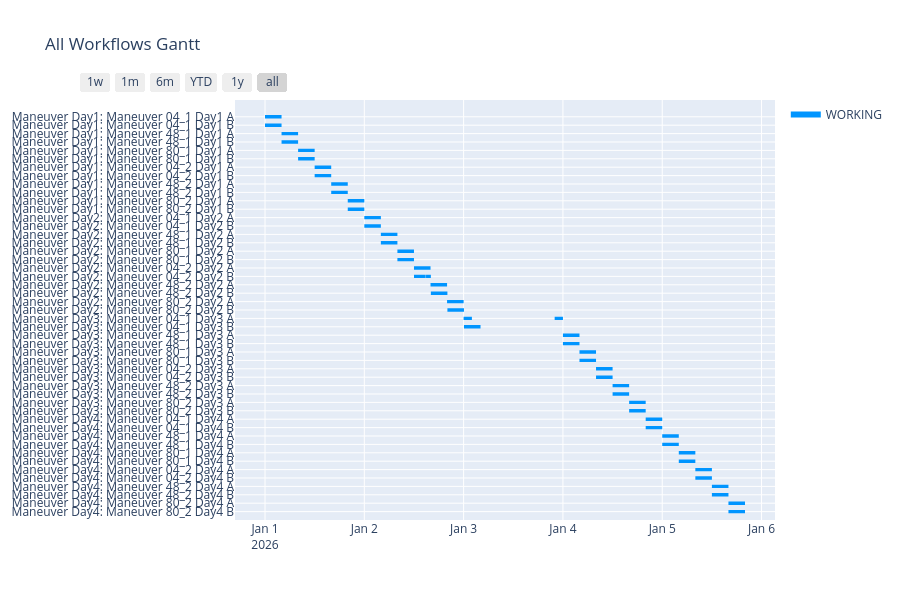
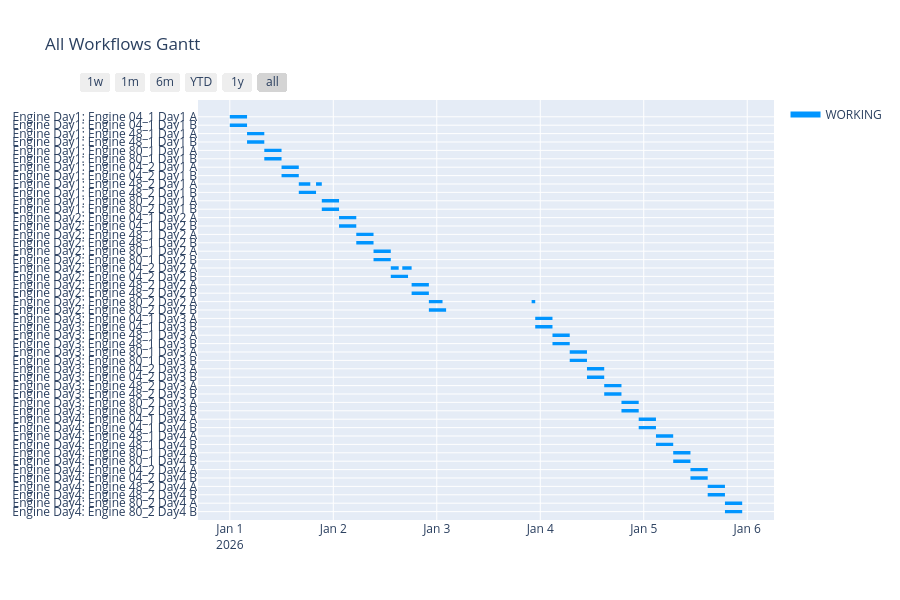
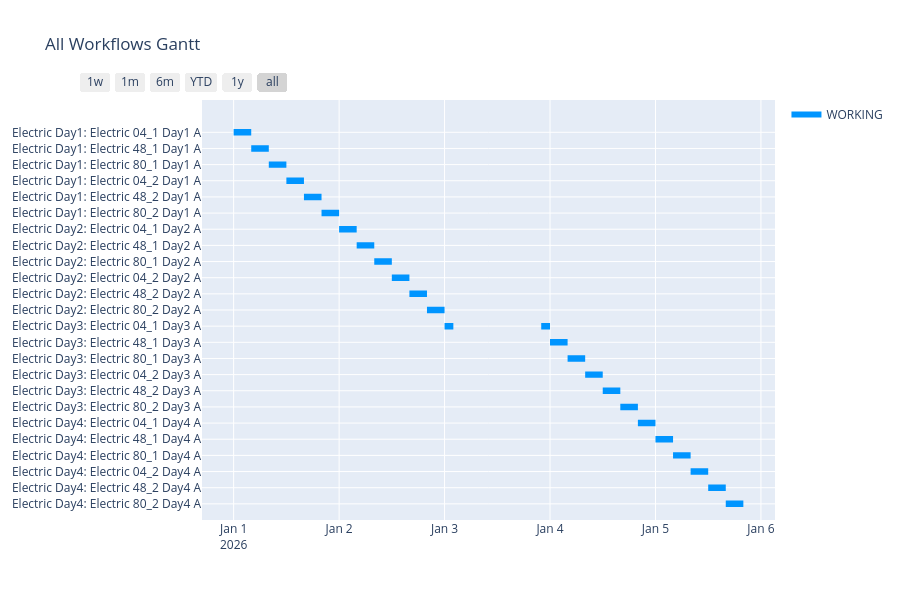

The notebook cell saved with these charts, in order:
### Code cell
from plotly.figure_factory import create_gantt

task_id_list = []
workflow_list = []
for i in range(number_of_days):
    exec(f"workflow_list.append(maneuver_day{i+1})")
    for t in ['04_1', '48_1', '80_1', '04_2', '48_2', '80_2']:
        exec(f"task_id_list.append(maneuver_{t}_day{i+1}_A.ID)")
        exec(f"task_id_list.append(maneuver_{t}_day{i+1}_B.ID)")

combined_df = []
for wf in workflow_list:
    combined_df.extend(
        wf.create_data_for_gantt_plotly(
            init_datetime=project.init_datetime,
            unit_timedelta=project.unit_timedelta,
            target_id_order_list=list(task_id_list),
            print_workflow_name=True,
            view_ready=False,           # READY も表示したいなら True
            finish_margin=1.0
        )
    )

colors = {"WORKING": "rgb(0, 149, 255)", "READY": "rgb(107,127,135)"}

fig = create_gantt(
    combined_df,
    title="All Workflows Gantt",
    colors=colors,
    index_col="State",
    showgrid_x=True,
    showgrid_y=True,
    group_tasks=True,
    show_colorbar=True,
)

fig.show()

task_id_list = []
workflow_list = []
for i in range(number_of_days):
    exec(f"workflow_list.append(eng_day{i+1})")
    for t in ['04_1', '48_1', '80_1', '04_2', '48_2', '80_2']:
        exec(f"task_id_list.append(eng_{t}_day{i+1}_A.ID)")
        exec(f"task_id_list.append(eng_{t}_day{i+1}_B.ID)")

combined_df = []
for wf in workflow_list:
    combined_df.extend(
        wf.create_data_for_gantt_plotly(
            init_datetime=project.init_datetime,
            unit_timedelta=project.unit_timedelta,
            target_id_order_list=list(task_id_list),
            print_workflow_name=True,
            view_ready=False,           # READY も表示したいなら True
            finish_margin=1.0
        )
    )

colors = {"WORKING": "rgb(0, 149, 255)", "READY": "rgb(107,127,135)"}

fig = create_gantt(
    combined_df,
    title="All Workflows Gantt",
    colors=colors,
    index_col="State",
    showgrid_x=True,
    showgrid_y=True,
    group_tasks=True,
    show_colorbar=True,
)

fig.show()

task_id_list = []
workflow_list = []
for i in range(number_of_days):
    exec(f"workflow_list.append(elec_day{i+1})")
    for t in ['04_1', '48_1', '80_1', '04_2', '48_2', '80_2']:
        exec(f"task_id_list.append(elec_{t}_day{i+1}_A.ID)")

combined_df = []
for wf in workflow_list:
    combined_df.extend(
        wf.create_data_for_gantt_plotly(
            init_datetime=project.init_datetime,
            unit_timedelta=project.unit_timedelta,
            target_id_order_list=list(task_id_list),
            print_workflow_name=True,
            view_ready=False,           # READY も表示したいなら True
            finish_margin=1.0
        )
    )

colors = {"WORKING": "rgb(0, 149, 255)", "READY": "rgb(107,127,135)"}

fig = create_gantt(
    combined_df,
    title="All Workflows Gantt",
    colors=colors,
    index_col="State",
    showgrid_x=True,
    showgrid_y=True,
    group_tasks=True,
    show_colorbar=True,
)

fig.show()

### Figure 1 — Plotly figure (JSON) as saved in the notebook; plotly's stock layout.template omitted (floating-point values rounded to 4 significant figures; data arrays with more than 128 entries replaced by an {"elided": "..."} marker saying what was removed)
{"data": [{"fill": "toself", "fillcolor": "rgb(0, 149, 255)", "hoverinfo": "name", "legendgroup": "rgb(0, 149, 255)", "mode": "none", "name": "WORKING", "type": "scatter", "x": {"elided": "249 str values"}, "y": {"elided": "249 float values"}}, {"legendgroup": "rgb(0, 149, 255)", "marker": {"color": "rgb(0, 149, 255)", "opacity": 0, "size": 1}, "mode": "markers", "name": "", "showlegend": false, "text": [null, null, null, null, null, null, null, null, null, null, null, null, null, null, null, null, null, null, null, null, null, null, null, null, null, null, null, null, null, null, null, null, null, null, null, null, null, null, null, null, null, null, null, null, null, null, null, null, null, null, null, null, null, null, null, null, null, null, null, null, null, null, null, null, null, null, null, null, null, null, null, null, null, null, null, null, null, null, null, null, null, null, null, null, null, null, null, null, null, null, null, null, null, null, null, null, null, null, null, null], "type": "scatter", "x": ["2026-01-01 00:00:00", "2026-01-01 04:00:00", "2026-01-01 00:00:00", "2026-01-01 04:00:00", "2026-01-01 04:00:00", "2026-01-01 08:00:00", "2026-01-01 04:00:00", "2026-01-01 08:00:00", "2026-01-01 08:00:00", "2026-01-01 12:00:00", "2026-01-01 08:00:00", "2026-01-01 12:00:00", "2026-01-01 12:00:00", "2026-01-01 16:00:00", "2026-01-01 12:00:00", "2026-01-01 16:00:00", "2026-01-01 16:00:00", "2026-01-01 20:00:00", "2026-01-01 16:00:00", "2026-01-01 20:00:00", "2026-01-01 20:00:00", "2026-01-02 00:00:00", "2026-01-01 20:00:00", "2026-01-02 00:00:00", "2026-01-02 00:00:00", "2026-01-02 04:00:00", "2026-01-02 00:00:00", "2026-01-02 04:00:00", "2026-01-02 04:00:00", "2026-01-02 08:00:00", "2026-01-02 04:00:00", "2026-01-02 08:00:00", "2026-01-02 08:00:00", "2026-01-02 12:00:00", "2026-01-02 08:00:00", "2026-01-02 12:00:00", "2026-01-02 12:00:00", "2026-01-02 16:00:00", "2026-01-02 12:00:00", "2026-01-02 14:50:00", "2026-01-02 14:55:00", "2026-01-02 16:05:00", "2026-01-02 16:00:00", "2026-01-02 20:00:00", "2026-01-02 16:05:00", "2026-01-02 20:05:00", "2026-01-02 20:00:00", "2026-01-03 00:00:00", "2026-01-02 20:05:00", "2026-01-03 00:05:00", "2026-01-03 00:00:00", "2026-01-03 02:00:00", "2026-01-03 22:00:00", "2026-01-04 00:00:00", "2026-01-03 00:05:00", "2026-01-03 04:05:00", "2026-01-04 00:00:00", "2026-01-04 04:00:00", "2026-01-04 00:00:00", "2026-01-04 04:00:00", "2026-01-04 04:00:00", "2026-01-04 08:00:00", "2026-01-04 04:00:00", "2026-01-04 08:00:00", "2026-01-04 08:00:00", "2026-01-04 12:00:00", "2026-01-04 08:00:00", "2026-01-04 12:00:00", "2026-01-04 12:00:00", "2026-01-04 16:00:00", "2026-01-04 12:00:00", "2026-01-04 16:00:00", "2026-01-04 16:00:00", "2026-01-04 20:00:00", "2026-01-04 16:00:00", "2026-01-04 20:00:00", "2026-01-04 20:00:00", "2026-01-05 00:00:00", "2026-01-04 20:00:00", "2026-01-05 00:00:00", "2026-01-05 00:00:00", "2026-01-05 04:00:00", "2026-01-05 00:00:00", "2026-01-05 04:00:00", "2026-01-05 04:00:00", "2026-01-05 08:00:00", "2026-01-05 04:00:00", "2026-01-05 08:00:00", "2026-01-05 08:00:00", "2026-01-05 12:00:00", "2026-01-05 08:00:00", "2026-01-05 12:00:00", "2026-01-05 12:00:00", "2026-01-05 16:00:00", "2026-01-05 12:00:00", "2026-01-05 16:00:00", "2026-01-05 16:00:00", "2026-01-05 20:00:00", "2026-01-05 16:00:00", "2026-01-05 20:00:00"], "y": [47, 47, 46, 46, 45, 45, 44, 44, 43, 43, 42, 42, 41, 41, 40, 40, 39, 39, 38, 38, 37, 37, 36, 36, 35, 35, 34, 34, 33, 33, 32, 32, 31, 31, 30, 30, 29, 29, 28, 28, 28, 28, 27, 27, 26, 26, 25, 25, 24, 24, 23, 23, 23, 23, 22, 22, 21, 21, 20, 20, 19, 19, 18, 18, 17, 17, 16, 16, 15, 15, 14, 14, 13, 13, 12, 12, 11, 11, 10, 10, 9, 9, 8, 8, 7, 7, 6, 6, 5, 5, 4, 4, 3, 3, 2, 2, 1, 1, 0, 0]}], "layout": {"height": 600, "hovermode": "closest", "showlegend": true, "title": {"text": "All Workflows Gantt"}, "xaxis": {"rangeselector": {"buttons": [{"count": 7, "label": "1w", "step": "day", "stepmode": "backward"}, {"count": 1, "label": "1m", "step": "month", "stepmode": "backward"}, {"count": 6, "label": "6m", "step": "month", "stepmode": "backward"}, {"count": 1, "label": "YTD", "step": "year", "stepmode": "todate"}, {"count": 1, "label": "1y", "step": "year", "stepmode": "backward"}, {"step": "all"}]}, "showgrid": true, "type": "date", "zeroline": false}, "yaxis": {"autorange": false, "range": [-1, 49], "showgrid": true, "ticktext": ["Maneuver Day4: Maneuver 80_2 Day4 B", "Maneuver Day4: Maneuver 80_2 Day4 A", "Maneuver Day4: Maneuver 48_2 Day4 B", "Maneuver Day4: Maneuver 48_2 Day4 A", "Maneuver Day4: Maneuver 04_2 Day4 B", "Maneuver Day4: Maneuver 04_2 Day4 A", "Maneuver Day4: Maneuver 80_1 Day4 B", "Maneuver Day4: Maneuver 80_1 Day4 A", "Maneuver Day4: Maneuver 48_1 Day4 B", "Maneuver Day4: Maneuver 48_1 Day4 A", "Maneuver Day4: Maneuver 04_1 Day4 B", "Maneuver Day4: Maneuver 04_1 Day4 A", "Maneuver Day3: Maneuver 80_2 Day3 B", "Maneuver Day3: Maneuver 80_2 Day3 A", "Maneuver Day3: Maneuver 48_2 Day3 B", "Maneuver Day3: Maneuver 48_2 Day3 A", "Maneuver Day3: Maneuver 04_2 Day3 B", "Maneuver Day3: Maneuver 04_2 Day3 A", "Maneuver Day3: Maneuver 80_1 Day3 B", "Maneuver Day3: Maneuver 80_1 Day3 A", "Maneuver Day3: Maneuver 48_1 Day3 B", "Maneuver Day3: Maneuver 48_1 Day3 A", "Maneuver Day3: Maneuver 04_1 Day3 B", "Maneuver Day3: Maneuver 04_1 Day3 A", "Maneuver Day2: Maneuver 80_2 Day2 B", "Maneuver Day2: Maneuver 80_2 Day2 A", "Maneuver Day2: Maneuver 48_2 Day2 B", "Maneuver Day2: Maneuver 48_2 Day2 A", "Maneuver Day2: Maneuver 04_2 Day2 B", "Maneuver Day2: Maneuver 04_2 Day2 A", "Maneuver Day2: Maneuver 80_1 Day2 B", "Maneuver Day2: Maneuver 80_1 Day2 A", "Maneuver Day2: Maneuver 48_1 Day2 B", "Maneuver Day2: Maneuver 48_1 Day2 A", "Maneuver Day2: Maneuver 04_1 Day2 B", "Maneuver Day2: Maneuver 04_1 Day2 A", "Maneuver Day1: Maneuver 80_2 Day1 B", "Maneuver Day1: Maneuver 80_2 Day1 A", "Maneuver Day1: Maneuver 48_2 Day1 B", "Maneuver Day1: Maneuver 48_2 Day1 A", "Maneuver Day1: Maneuver 04_2 Day1 B", "Maneuver Day1: Maneuver 04_2 Day1 A", "Maneuver Day1: Maneuver 80_1 Day1 B", "Maneuver Day1: Maneuver 80_1 Day1 A", "Maneuver Day1: Maneuver 48_1 Day1 B", "Maneuver Day1: Maneuver 48_1 Day1 A", "Maneuver Day1: Maneuver 04_1 Day1 B", "Maneuver Day1: Maneuver 04_1 Day1 A"], "tickvals": [0, 1, 2, 3, 4, 5, 6, 7, 8, 9, 10, 11, 12, 13, 14, 15, 16, 17, 18, 19, 20, 21, 22, 23, 24, 25, 26, 27, 28, 29, 30, 31, 32, 33, 34, 35, 36, 37, 38, 39, 40, 41, 42, 43, 44, 45, 46, 47], "zeroline": false}}}

### Figure 2 — Plotly figure (JSON) as saved in the notebook; plotly's stock layout.template omitted (floating-point values rounded to 4 significant figures; data arrays with more than 128 entries replaced by an {"elided": "..."} marker saying what was removed)
{"data": [{"fill": "toself", "fillcolor": "rgb(0, 149, 255)", "hoverinfo": "name", "legendgroup": "rgb(0, 149, 255)", "mode": "none", "name": "WORKING", "type": "scatter", "x": {"elided": "254 str values"}, "y": {"elided": "254 float values"}}, {"legendgroup": "rgb(0, 149, 255)", "marker": {"color": "rgb(0, 149, 255)", "opacity": 0, "size": 1}, "mode": "markers", "name": "", "showlegend": false, "text": [null, null, null, null, null, null, null, null, null, null, null, null, null, null, null, null, null, null, null, null, null, null, null, null, null, null, null, null, null, null, null, null, null, null, null, null, null, null, null, null, null, null, null, null, null, null, null, null, null, null, null, null, null, null, null, null, null, null, null, null, null, null, null, null, null, null, null, null, null, null, null, null, null, null, null, null, null, null, null, null, null, null, null, null, null, null, null, null, null, null, null, null, null, null, null, null, null, null, null, null, null, null], "type": "scatter", "x": ["2026-01-01 00:00:00", "2026-01-01 04:00:00", "2026-01-01 00:00:00", "2026-01-01 04:00:00", "2026-01-01 04:00:00", "2026-01-01 08:00:00", "2026-01-01 04:00:00", "2026-01-01 08:00:00", "2026-01-01 08:00:00", "2026-01-01 12:00:00", "2026-01-01 08:00:00", "2026-01-01 12:00:00", "2026-01-01 12:00:00", "2026-01-01 16:00:00", "2026-01-01 12:00:00", "2026-01-01 16:00:00", "2026-01-01 16:00:00", "2026-01-01 18:40:00", "2026-01-01 20:00:00", "2026-01-01 21:20:00", "2026-01-01 16:00:00", "2026-01-01 20:00:00", "2026-01-01 21:20:00", "2026-01-02 01:20:00", "2026-01-01 21:20:00", "2026-01-02 01:20:00", "2026-01-02 01:20:00", "2026-01-02 05:20:00", "2026-01-02 01:20:00", "2026-01-02 05:20:00", "2026-01-02 05:20:00", "2026-01-02 09:20:00", "2026-01-02 05:20:00", "2026-01-02 09:20:00", "2026-01-02 09:20:00", "2026-01-02 13:20:00", "2026-01-02 09:20:00", "2026-01-02 13:20:00", "2026-01-02 13:20:00", "2026-01-02 15:10:00", "2026-01-02 16:00:00", "2026-01-02 18:10:00", "2026-01-02 13:20:00", "2026-01-02 17:20:00", "2026-01-02 18:10:00", "2026-01-02 22:10:00", "2026-01-02 18:10:00", "2026-01-02 22:10:00", "2026-01-02 22:10:00", "2026-01-03 01:20:00", "2026-01-03 22:00:00", "2026-01-03 22:50:00", "2026-01-02 22:10:00", "2026-01-03 02:10:00", "2026-01-03 22:50:00", "2026-01-04 02:50:00", "2026-01-03 22:50:00", "2026-01-04 02:50:00", "2026-01-04 02:50:00", "2026-01-04 06:50:00", "2026-01-04 02:50:00", "2026-01-04 06:50:00", "2026-01-04 06:50:00", "2026-01-04 10:50:00", "2026-01-04 06:50:00", "2026-01-04 10:50:00", "2026-01-04 10:50:00", "2026-01-04 14:50:00", "2026-01-04 10:50:00", "2026-01-04 14:50:00", "2026-01-04 14:50:00", "2026-01-04 18:50:00", "2026-01-04 14:50:00", "2026-01-04 18:50:00", "2026-01-04 18:50:00", "2026-01-04 22:50:00", "2026-01-04 18:50:00", "2026-01-04 22:50:00", "2026-01-04 22:50:00", "2026-01-05 02:50:00", "2026-01-04 22:50:00", "2026-01-05 02:50:00", "2026-01-05 02:50:00", "2026-01-05 06:50:00", "2026-01-05 02:50:00", "2026-01-05 06:50:00", "2026-01-05 06:50:00", "2026-01-05 10:50:00", "2026-01-05 06:50:00", "2026-01-05 10:50:00", "2026-01-05 10:50:00", "2026-01-05 14:50:00", "2026-01-05 10:50:00", "2026-01-05 14:50:00", "2026-01-05 14:50:00", "2026-01-05 18:50:00", "2026-01-05 14:50:00", "2026-01-05 18:50:00", "2026-01-05 18:50:00", "2026-01-05 22:50:00", "2026-01-05 18:50:00", "2026-01-05 22:50:00"], "y": [47, 47, 46, 46, 45, 45, 44, 44, 43, 43, 42, 42, 41, 41, 40, 40, 39, 39, 39, 39, 38, 38, 37, 37, 36, 36, 35, 35, 34, 34, 33, 33, 32, 32, 31, 31, 30, 30, 29, 29, 29, 29, 28, 28, 27, 27, 26, 26, 25, 25, 25, 25, 24, 24, 23, 23, 22, 22, 21, 21, 20, 20, 19, 19, 18, 18, 17, 17, 16, 16, 15, 15, 14, 14, 13, 13, 12, 12, 11, 11, 10, 10, 9, 9, 8, 8, 7, 7, 6, 6, 5, 5, 4, 4, 3, 3, 2, 2, 1, 1, 0, 0]}], "layout": {"height": 600, "hovermode": "closest", "showlegend": true, "title": {"text": "All Workflows Gantt"}, "xaxis": {"rangeselector": {"buttons": [{"count": 7, "label": "1w", "step": "day", "stepmode": "backward"}, {"count": 1, "label": "1m", "step": "month", "stepmode": "backward"}, {"count": 6, "label": "6m", "step": "month", "stepmode": "backward"}, {"count": 1, "label": "YTD", "step": "year", "stepmode": "todate"}, {"count": 1, "label": "1y", "step": "year", "stepmode": "backward"}, {"step": "all"}]}, "showgrid": true, "type": "date", "zeroline": false}, "yaxis": {"autorange": false, "range": [-1, 49], "showgrid": true, "ticktext": ["Engine Day4: Engine 80_2 Day4 B", "Engine Day4: Engine 80_2 Day4 A", "Engine Day4: Engine 48_2 Day4 B", "Engine Day4: Engine 48_2 Day4 A", "Engine Day4: Engine 04_2 Day4 B", "Engine Day4: Engine 04_2 Day4 A", "Engine Day4: Engine 80_1 Day4 B", "Engine Day4: Engine 80_1 Day4 A", "Engine Day4: Engine 48_1 Day4 B", "Engine Day4: Engine 48_1 Day4 A", "Engine Day4: Engine 04_1 Day4 B", "Engine Day4: Engine 04_1 Day4 A", "Engine Day3: Engine 80_2 Day3 B", "Engine Day3: Engine 80_2 Day3 A", "Engine Day3: Engine 48_2 Day3 B", "Engine Day3: Engine 48_2 Day3 A", "Engine Day3: Engine 04_2 Day3 B", "Engine Day3: Engine 04_2 Day3 A", "Engine Day3: Engine 80_1 Day3 B", "Engine Day3: Engine 80_1 Day3 A", "Engine Day3: Engine 48_1 Day3 B", "Engine Day3: Engine 48_1 Day3 A", "Engine Day3: Engine 04_1 Day3 B", "Engine Day3: Engine 04_1 Day3 A", "Engine Day2: Engine 80_2 Day2 B", "Engine Day2: Engine 80_2 Day2 A", "Engine Day2: Engine 48_2 Day2 B", "Engine Day2: Engine 48_2 Day2 A", "Engine Day2: Engine 04_2 Day2 B", "Engine Day2: Engine 04_2 Day2 A", "Engine Day2: Engine 80_1 Day2 B", "Engine Day2: Engine 80_1 Day2 A", "Engine Day2: Engine 48_1 Day2 B", "Engine Day2: Engine 48_1 Day2 A", "Engine Day2: Engine 04_1 Day2 B", "Engine Day2: Engine 04_1 Day2 A", "Engine Day1: Engine 80_2 Day1 B", "Engine Day1: Engine 80_2 Day1 A", "Engine Day1: Engine 48_2 Day1 B", "Engine Day1: Engine 48_2 Day1 A", "Engine Day1: Engine 04_2 Day1 B", "Engine Day1: Engine 04_2 Day1 A", "Engine Day1: Engine 80_1 Day1 B", "Engine Day1: Engine 80_1 Day1 A", "Engine Day1: Engine 48_1 Day1 B", "Engine Day1: Engine 48_1 Day1 A", "Engine Day1: Engine 04_1 Day1 B", "Engine Day1: Engine 04_1 Day1 A"], "tickvals": [0, 1, 2, 3, 4, 5, 6, 7, 8, 9, 10, 11, 12, 13, 14, 15, 16, 17, 18, 19, 20, 21, 22, 23, 24, 25, 26, 27, 28, 29, 30, 31, 32, 33, 34, 35, 36, 37, 38, 39, 40, 41, 42, 43, 44, 45, 46, 47], "zeroline": false}}}

### Figure 3 — Plotly figure (JSON) as saved in the notebook; plotly's stock layout.template omitted (floating-point values rounded to 4 significant figures)
{"data": [{"fill": "toself", "fillcolor": "rgb(0, 149, 255)", "hoverinfo": "name", "legendgroup": "rgb(0, 149, 255)", "mode": "none", "name": "WORKING", "type": "scatter", "x": ["2026-01-01 00:00:00", "2026-01-01 04:00:00", "2026-01-01 04:00:00", "2026-01-01 00:00:00", "2026-01-01 00:00:00", "2026-01-01 04:00:00", "2026-01-01 08:00:00", "2026-01-01 08:00:00", "2026-01-01 04:00:00", "2026-01-01 04:00:00", "2026-01-01 08:00:00", "2026-01-01 12:00:00", "2026-01-01 12:00:00", "2026-01-01 08:00:00", "2026-01-01 08:00:00", "2026-01-01 12:00:00", "2026-01-01 16:00:00", "2026-01-01 16:00:00", "2026-01-01 12:00:00", "2026-01-01 12:00:00", "2026-01-01 16:00:00", "2026-01-01 20:00:00", "2026-01-01 20:00:00", "2026-01-01 16:00:00", "2026-01-01 16:00:00", "2026-01-01 20:00:00", "2026-01-02 00:00:00", "2026-01-02 00:00:00", "2026-01-01 20:00:00", "2026-01-01 20:00:00", "2026-01-02 00:00:00", "2026-01-02 04:00:00", "2026-01-02 04:00:00", "2026-01-02 00:00:00", "2026-01-02 00:00:00", "2026-01-02 04:00:00", "2026-01-02 08:00:00", "2026-01-02 08:00:00", "2026-01-02 04:00:00", "2026-01-02 04:00:00", "2026-01-02 08:00:00", "2026-01-02 12:00:00", "2026-01-02 12:00:00", "2026-01-02 08:00:00", "2026-01-02 08:00:00", "2026-01-02 12:00:00", "2026-01-02 16:00:00", "2026-01-02 16:00:00", "2026-01-02 12:00:00", "2026-01-02 12:00:00", "2026-01-02 16:00:00", "2026-01-02 20:00:00", "2026-01-02 20:00:00", "2026-01-02 16:00:00", "2026-01-02 16:00:00", "2026-01-02 20:00:00", "2026-01-03 00:00:00", "2026-01-03 00:00:00", "2026-01-02 20:00:00", "2026-01-02 20:00:00", "2026-01-03 00:00:00", "2026-01-03 02:00:00", "2026-01-03 02:00:00", "2026-01-03 00:00:00", "2026-01-03 00:00:00", "2026-01-03 22:00:00", "2026-01-04 00:00:00", "2026-01-04 00:00:00", "2026-01-03 22:00:00", "2026-01-03 22:00:00", "2026-01-04 00:00:00", "2026-01-04 04:00:00", "2026-01-04 04:00:00", "2026-01-04 00:00:00", "2026-01-04 00:00:00", "2026-01-04 04:00:00", "2026-01-04 08:00:00", "2026-01-04 08:00:00", "2026-01-04 04:00:00", "2026-01-04 04:00:00", "2026-01-04 08:00:00", "2026-01-04 12:00:00", "2026-01-04 12:00:00", "2026-01-04 08:00:00", "2026-01-04 08:00:00", "2026-01-04 12:00:00", "2026-01-04 16:00:00", "2026-01-04 16:00:00", "2026-01-04 12:00:00", "2026-01-04 12:00:00", "2026-01-04 16:00:00", "2026-01-04 20:00:00", "2026-01-04 20:00:00", "2026-01-04 16:00:00", "2026-01-04 16:00:00", "2026-01-04 20:00:00", "2026-01-05 00:00:00", "2026-01-05 00:00:00", "2026-01-04 20:00:00", "2026-01-04 20:00:00", "2026-01-05 00:00:00", "2026-01-05 04:00:00", "2026-01-05 04:00:00", "2026-01-05 00:00:00", "2026-01-05 00:00:00", "2026-01-05 04:00:00", "2026-01-05 08:00:00", "2026-01-05 08:00:00", "2026-01-05 04:00:00", "2026-01-05 04:00:00", "2026-01-05 08:00:00", "2026-01-05 12:00:00", "2026-01-05 12:00:00", "2026-01-05 08:00:00", "2026-01-05 08:00:00", "2026-01-05 12:00:00", "2026-01-05 16:00:00", "2026-01-05 16:00:00", "2026-01-05 12:00:00", "2026-01-05 12:00:00", "2026-01-05 16:00:00", "2026-01-05 20:00:00", "2026-01-05 20:00:00", "2026-01-05 16:00:00"], "y": [22.8, 22.8, 23.2, 23.2, null, 21.8, 21.8, 22.2, 22.2, null, 20.8, 20.8, 21.2, 21.2, null, 19.8, 19.8, 20.2, 20.2, null, 18.8, 18.8, 19.2, 19.2, null, 17.8, 17.8, 18.2, 18.2, null, 16.8, 16.8, 17.2, 17.2, null, 15.8, 15.8, 16.2, 16.2, null, 14.8, 14.8, 15.2, 15.2, null, 13.8, 13.8, 14.2, 14.2, null, 12.8, 12.8, 13.2, 13.2, null, 11.8, 11.8, 12.2, 12.2, null, 10.8, 10.8, 11.2, 11.2, null, 10.8, 10.8, 11.2, 11.2, null, 9.8, 9.8, 10.2, 10.2, null, 8.8, 8.8, 9.2, 9.2, null, 7.8, 7.8, 8.2, 8.2, null, 6.8, 6.8, 7.2, 7.2, null, 5.8, 5.8, 6.2, 6.2, null, 4.8, 4.8, 5.2, 5.2, null, 3.8, 3.8, 4.2, 4.2, null, 2.8, 2.8, 3.2, 3.2, null, 1.8, 1.8, 2.2, 2.2, null, 0.8, 0.8, 1.2, 1.2, null, -0.2, -0.2, 0.2, 0.2]}, {"legendgroup": "rgb(0, 149, 255)", "marker": {"color": "rgb(0, 149, 255)", "opacity": 0, "size": 1}, "mode": "markers", "name": "", "showlegend": false, "text": [null, null, null, null, null, null, null, null, null, null, null, null, null, null, null, null, null, null, null, null, null, null, null, null, null, null, null, null, null, null, null, null, null, null, null, null, null, null, null, null, null, null, null, null, null, null, null, null, null, null], "type": "scatter", "x": ["2026-01-01 00:00:00", "2026-01-01 04:00:00", "2026-01-01 04:00:00", "2026-01-01 08:00:00", "2026-01-01 08:00:00", "2026-01-01 12:00:00", "2026-01-01 12:00:00", "2026-01-01 16:00:00", "2026-01-01 16:00:00", "2026-01-01 20:00:00", "2026-01-01 20:00:00", "2026-01-02 00:00:00", "2026-01-02 00:00:00", "2026-01-02 04:00:00", "2026-01-02 04:00:00", "2026-01-02 08:00:00", "2026-01-02 08:00:00", "2026-01-02 12:00:00", "2026-01-02 12:00:00", "2026-01-02 16:00:00", "2026-01-02 16:00:00", "2026-01-02 20:00:00", "2026-01-02 20:00:00", "2026-01-03 00:00:00", "2026-01-03 00:00:00", "2026-01-03 02:00:00", "2026-01-03 22:00:00", "2026-01-04 00:00:00", "2026-01-04 00:00:00", "2026-01-04 04:00:00", "2026-01-04 04:00:00", "2026-01-04 08:00:00", "2026-01-04 08:00:00", "2026-01-04 12:00:00", "2026-01-04 12:00:00", "2026-01-04 16:00:00", "2026-01-04 16:00:00", "2026-01-04 20:00:00", "2026-01-04 20:00:00", "2026-01-05 00:00:00", "2026-01-05 00:00:00", "2026-01-05 04:00:00", "2026-01-05 04:00:00", "2026-01-05 08:00:00", "2026-01-05 08:00:00", "2026-01-05 12:00:00", "2026-01-05 12:00:00", "2026-01-05 16:00:00", "2026-01-05 16:00:00", "2026-01-05 20:00:00"], "y": [23, 23, 22, 22, 21, 21, 20, 20, 19, 19, 18, 18, 17, 17, 16, 16, 15, 15, 14, 14, 13, 13, 12, 12, 11, 11, 11, 11, 10, 10, 9, 9, 8, 8, 7, 7, 6, 6, 5, 5, 4, 4, 3, 3, 2, 2, 1, 1, 0, 0]}], "layout": {"height": 600, "hovermode": "closest", "showlegend": true, "title": {"text": "All Workflows Gantt"}, "xaxis": {"rangeselector": {"buttons": [{"count": 7, "label": "1w", "step": "day", "stepmode": "backward"}, {"count": 1, "label": "1m", "step": "month", "stepmode": "backward"}, {"count": 6, "label": "6m", "step": "month", "stepmode": "backward"}, {"count": 1, "label": "YTD", "step": "year", "stepmode": "todate"}, {"count": 1, "label": "1y", "step": "year", "stepmode": "backward"}, {"step": "all"}]}, "showgrid": true, "type": "date", "zeroline": false}, "yaxis": {"autorange": false, "range": [-1, 25], "showgrid": true, "ticktext": ["Electric Day4: Electric 80_2 Day4 A", "Electric Day4: Electric 48_2 Day4 A", "Electric Day4: Electric 04_2 Day4 A", "Electric Day4: Electric 80_1 Day4 A", "Electric Day4: Electric 48_1 Day4 A", "Electric Day4: Electric 04_1 Day4 A", "Electric Day3: Electric 80_2 Day3 A", "Electric Day3: Electric 48_2 Day3 A", "Electric Day3: Electric 04_2 Day3 A", "Electric Day3: Electric 80_1 Day3 A", "Electric Day3: Electric 48_1 Day3 A", "Electric Day3: Electric 04_1 Day3 A", "Electric Day2: Electric 80_2 Day2 A", "Electric Day2: Electric 48_2 Day2 A", "Electric Day2: Electric 04_2 Day2 A", "Electric Day2: Electric 80_1 Day2 A", "Electric Day2: Electric 48_1 Day2 A", "Electric Day2: Electric 04_1 Day2 A", "Electric Day1: Electric 80_2 Day1 A", "Electric Day1: Electric 48_2 Day1 A", "Electric Day1: Electric 04_2 Day1 A", "Electric Day1: Electric 80_1 Day1 A", "Electric Day1: Electric 48_1 Day1 A", "Electric Day1: Electric 04_1 Day1 A"], "tickvals": [0, 1, 2, 3, 4, 5, 6, 7, 8, 9, 10, 11, 12, 13, 14, 15, 16, 17, 18, 19, 20, 21, 22, 23], "zeroline": false}}}
